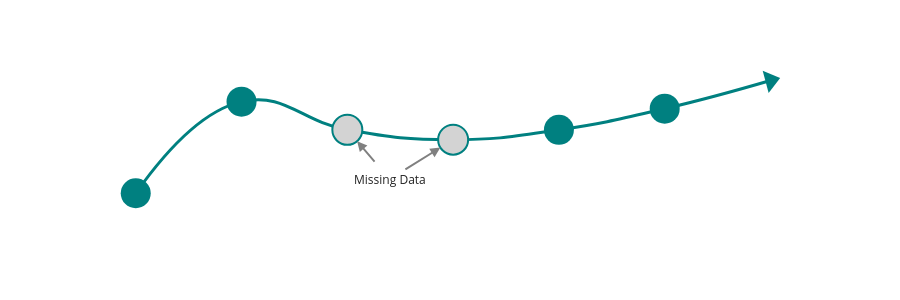

Notebook cell for this chart:
### Markdown cell above
### Interpolation

- Definition: there is always at least one value somewhere before and at least one somewhere after the missing value
- Under certain assumptions (e.g. the true but unknown function is continuous or differentiable) it is mathematically proven that the interpolation gets better and better with increasing polynomial degree and density of known nodes (proven to converge)

### Code cell
dat = pd.DataFrame(
    {
        "time": [1, 2, 3, 4, 5, 6],
        "all": [1, 7.5, 5.5, 4.8, 5.5, 7],
        "missing": [False, False, True, True, False, False],
    },
).assign(
    value=lambda df: np.where(df["missing"], np.nan, df["all"]),
    missing=lambda df: np.where(df["missing"], df["all"], np.nan),
)

fig = (
    px.line()
    .add_scatter(
        x=list(dat["time"]) + [7],
        y=list(dat["all"]) + [9],
        mode="lines+markers",
        name="all",
        line=dict(shape="spline", smoothing=1.3, color="teal", width=3),
        marker=dict(size=20, symbol="triangle-up", angleref="previous"),
    )
    .add_scatter(
        x=dat["time"],
        y=dat["value"],
        mode="markers",
        name="value",
        marker=dict(color="teal", size=30),
    )
    .add_scatter(
        x=dat["time"],
        y=dat["missing"],
        mode="markers",
        name="missing",
        marker=dict(
            symbol="circle",
            color="lightgrey",
            size=30,
            line=dict(
                color="teal",
                width=2,
                # dash="dash",  #<-- feature request: plotly/plotly.py#5443
            ),
        ),
    )
    .add_annotation(
        ax=3.4,
        ay=2,
        x=3,
        y=5.5,
        xref="x",
        yref="y",
        axref="x",
        ayref="y",
        text="Missing Data",
        showarrow=True,
        arrowhead=2,
        arrowsize=1,
        arrowwidth=2,
        arrowcolor="grey",
        bgcolor="white",
        standoff=15,
        startstandoff=10,
    )
    .add_annotation(
        ax=3.4,
        ay=2,
        x=4,
        y=4.8,
        xref="x",
        yref="y",
        axref="x",
        ayref="y",
        showarrow=True,
        arrowhead=2,
        arrowsize=1,
        arrowwidth=2,
        arrowcolor="grey",
        standoff=15,
        startstandoff=15,
    )
    .update_layout(
        showlegend=False,
        xaxis=dict(showgrid=False, showticklabels=False, showline=False, ticks=""),
        yaxis=dict(showgrid=False, showticklabels=False, showline=False, ticks=""),
        height=300,
    )
)
fig.write_html("./images/00_interpolation.html", include_plotlyjs="cdn")
fig.show(editable=True)

### Figure 1 — Plotly figure (JSON) as saved in the notebook; plotly's stock layout.template omitted (floating-point values rounded to 4 significant figures)
{"data": [{"hovertemplate": "<extra></extra>", "legendgroup": "", "line": {"color": "#1F77B4", "dash": "solid"}, "marker": {"symbol": "circle"}, "mode": "lines", "name": "", "orientation": "v", "showlegend": false, "type": "scatter", "xaxis": "x", "yaxis": "y"}, {"line": {"color": "teal", "shape": "spline", "smoothing": 1.3, "width": 3}, "marker": {"angleref": "previous", "size": 20, "symbol": "triangle-up"}, "mode": "lines+markers", "name": "all", "type": "scatter", "x": [1, 2, 3, 4, 5, 6, 7], "y": [1, 7.5, 5.5, 4.8, 5.5, 7, 9]}, {"marker": {"color": "teal", "size": 30}, "mode": "markers", "name": "value", "type": "scatter", "x": [1, 2, 3, 4, 5, 6], "y": [1.0, 7.5, NaN, NaN, 5.5, 7.0]}, {"marker": {"color": "lightgrey", "line": {"color": "teal", "width": 2}, "size": 30, "symbol": "circle"}, "mode": "markers", "name": "missing", "type": "scatter", "x": [1, 2, 3, 4, 5, 6], "y": [NaN, NaN, 5.5, 4.8, NaN, NaN]}], "layout": {"annotations": [{"arrowcolor": "grey", "arrowhead": 2, "arrowsize": 1, "arrowwidth": 2, "ax": 3.4, "axref": "x", "ay": 2, "ayref": "y", "bgcolor": "white", "showarrow": true, "standoff": 15, "startstandoff": 10, "text": "Missing Data", "x": 3, "xref": "x", "y": 5.5, "yref": "y"}, {"arrowcolor": "grey", "arrowhead": 2, "arrowsize": 1, "arrowwidth": 2, "ax": 3.4, "axref": "x", "ay": 2, "ayref": "y", "showarrow": true, "standoff": 15, "startstandoff": 15, "x": 4, "xref": "x", "y": 4.8, "yref": "y"}], "height": 300, "legend": {"tracegroupgap": 0}, "margin": {"t": 60}, "showlegend": false, "xaxis": {"anchor": "y", "domain": [0, 1], "showgrid": false, "showline": false, "showticklabels": false, "ticks": ""}, "yaxis": {"anchor": "x", "domain": [0, 1], "showgrid": false, "showline": false, "showticklabels": false, "ticks": ""}}}
